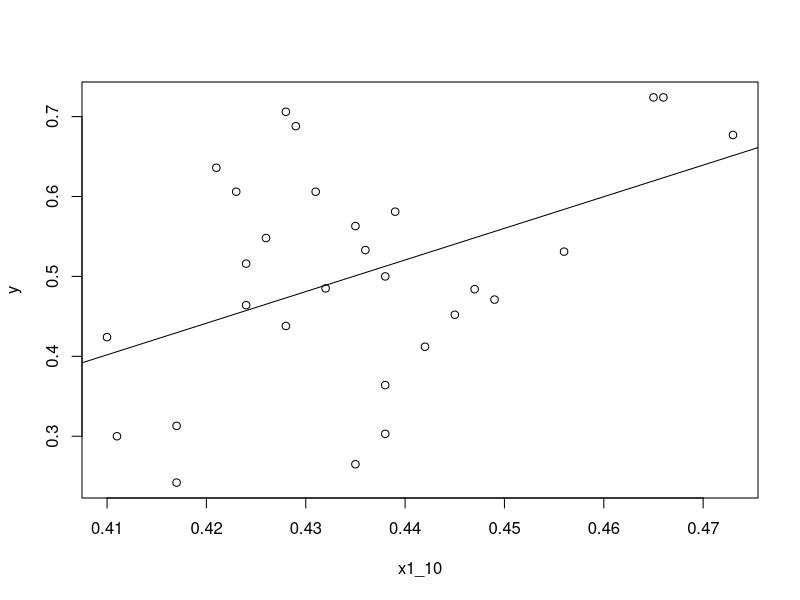

The R source for this figure:
## ---- chunk 1
knitr::opts_chunk$set(echo = TRUE)
## ---- chunk 2
x1 = c(4330,5500,5500,4700,5200,5500,4700,5500,5800,5000) ## Capacidad
x2 = c(2,3,4,3,4,4,4,5,5,5)                               ## Confort
y  = c( 190,219,249,249,250,340,389,395,439,525 )         ## Precio

reg = lm(y~x1+x2)
yest = reg$coefficients[1]+reg$coefficients[2]*x1+reg$coefficients[3]*x2

yest
## ---- chunk 3
yest = reg$coefficients[1]+reg$coefficients[2]*4500+reg$coefficients[3]*4

## ---- chunk 4
y = c(0.265,0.471,0.313,0.303,0.581,0.606,0.606,
      0.452,0.548,0.706,0.464,0.724,0.485,0.424,
      0.500,0.677,0.563,0.636,0.412,0.242,0.438,
      0.364,0.484,0.724,0.688,0.533,0.516,0.531,0.300)

x1_10 = c(0.435,0.449,0.417,0.438,0.439,0.431,0.423,
      0.445,0.426,0.428,0.424,0.465,0.432,0.410,
      0.438,0.473,0.435,0.421,0.442,0.417,0.428,
      0.438,0.447,0.466,0.429,0.436,0.424,0.456,0.411)

x2_10 = c(0.346,0.369,0.372,0.345,0.332,0.366,0.262,
      0.384,0.324,0.317,0.326,0.323,0.358,0.369,
      0.349,0.348,0.338,0.330,0.330,0.360,0.364,
      0.326,0.367,0.327,0.293,0.350,0.314,0.368,0.341)

x3_10 = c(13.206,16.176,15.031,12.515,15.000,17.818,
      15.788,14.290,13.161,15.647,14.357,16.000,
      17.848,14.970,14.750,13.839,17.063,16.909,
      13.588,14.242,16.938,16.515,12.548,15.207,
      15.344,16.767,14.129,15.469,16.133)      

reg_1 = lm(y~x1_10)

yest_10 = reg_1$coefficients[1]+reg_1$coefficients[2]*x1_10

yest_10
## ---- chunk 5
reg_1 = lm(y~x1_10)
plot(y~x1_10)
abline(reg_1)

## ---- chunk 6
reg = lm(y~x1_10+x2_10+x3_10)

yest = reg$coefficients[1]+reg$coefficients[2]*x1_10+
  reg$coefficients[3]*x2_10+reg$coefficients[4]*x3_10

yest
## ---- chunk 7
reg = lm(y~x1_10+x2_10+x3_10)
yest = reg$coefficients[1]+reg$coefficients[2]*0.45+reg$coefficients[3]*0.34+reg$coefficients[4]*17

